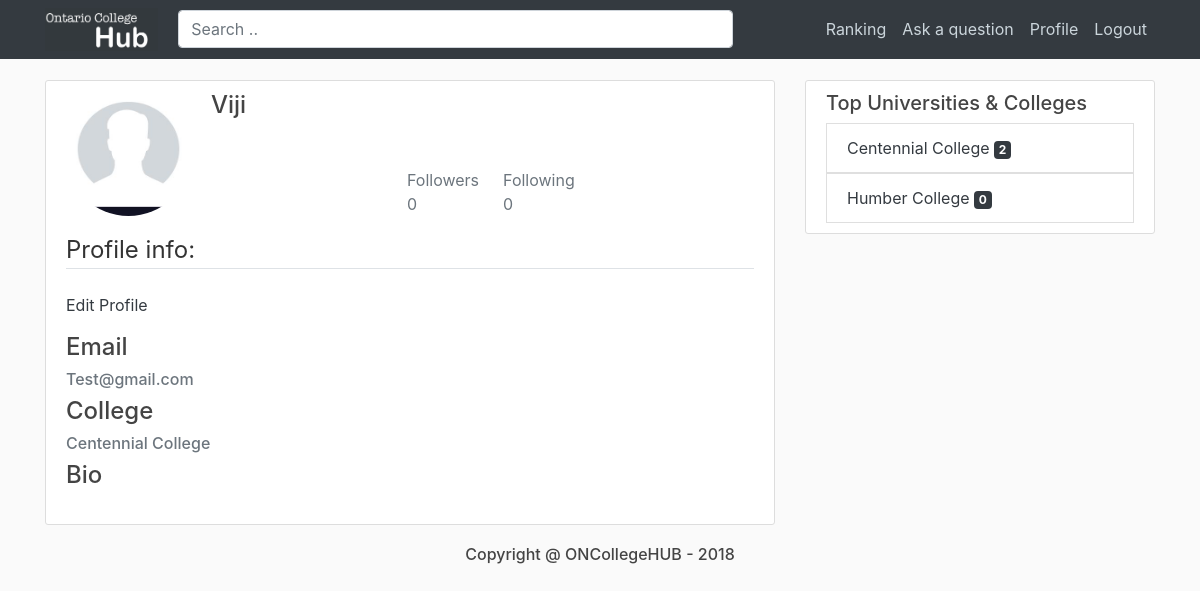
The page /users/2/Viji/ (signed in) on the database its author committed.
### users/models.py (models this page shows, shortened)
class Student(AbstractUser):
    college = models.ForeignKey(College, on_delete=models.CASCADE, null=True)

class Profile(models.Model):
    user = models.OneToOneField(Student, on_delete=models.CASCADE)
    follower = models.ManyToManyField('self', symmetrical=False, related_name='followers')
    following = models.ManyToManyField('self', symmetrical=False, related_name='follows')
    image = models.ImageField(default='default.jpg', upload_to='profile_pics')

class College(models.Model):
    name = models.CharField(null=False, max_length=50)
    address = models.CharField(null=False, max_length=50)

### blog/models.py (models this page shows, shortened)
class AbstractPostModel(models.Model):
    title = models.CharField(validators=[validators.MinLengthValidator(10)],
                             null=False, max_length=500)
    content = models.TextField(validators=[validators.MinLengthValidator(10)], null=False)
    post_date = models.DateTimeField(default=timezone.now)
    author = models.ForeignKey(Student, on_delete=models.CASCADE)
    rating = models.IntegerField(default=0)
    college = models.ForeignKey(College, on_delete=models.CASCADE)
    class Meta:
        abstract = True

class Question(AbstractPostModel):
    is_answered = models.BooleanField(default=False)

### users/views.py (the view, shortened to what this page needs)
# urls.py: path('users/<int:pk>/<username>/', UserProfile.as_view(template_name='users/profile.html'), name='profile'),
@method_decorator(login_required, name='dispatch')
class UserProfile(DetailView):
    model = Student
    context_object_name = 'user_object'
    def get_context_data(self, *args, **kwargs):
        context = super().get_context_data(**kwargs)
        following = self.get_object().profile.following.all()
        followers = self.get_object().profile.follower.all()
        context['following'] = following
        context['followers'] = followers
        get_college_ranking(context)
        get_student_ranking(context)
        return context

### blog/views.py (called while the page is built)
def get_college_ranking(context):
    college_ranking = College.objects.annotate(question_count=Count('question')) \
        .order_by('-question_count')
    try:
        context['college_ranking'] = college_ranking[0:4]
    finally:
        return context

def get_student_ranking(context):
    student_ranking = Student.objects.annotate(answer_count=Count('answer')) \
        .order_by('-answer_count')
    try:
        context['student_ranking'] = student_ranking[0:4]
    finally:
        return context

### users/templates/users/profile.html (shortened to what this page needs)
{% extends "blog/base.html" %}
{% load crispy_forms_tags %}
{% load static %}
{% block content %}
    <div class="content-section">
        <div class="media">
            <img class="rounded-circle account-img" src="{{ user_object.profile.image.url }}">
            <div class="media-body">
                                                        <h4>{{ user_object.username }}</h4>
                <div class="container media col-sm-4 mt-5 ">
                    <a href="{% url 'profile-followers' user_object.id user_object.username %}"
                       style="text-decoration: none">
                        <p class="text-secondary mr-4">Followers
                            {{ followers|length }} </p>
                        <a style="text-decoration: none"
                           href="{% url 'profile-following' user_object.id user_object.username %}"><p
                                class="text-secondary mr-4">Following
                            {{ following|length }} </p></a>
                </div>
            </div>
        </div>
        <form method="POST" enctype="multipart/form-data">
            <fieldset class="form-group">
                {% if user_object.profile.user == user %}
                    <div>
                        <a href="{% url 'profile-update' user_object.id user_object.username %}">Edit Profile</a>
                    </div>
                {% endif %}
                <legend class="border-bottom mb-4">Profile info:</legend>
                <div class="media-body">
                    <h4>Email</h4>
                    <h6 class="text-secondary">{{ user_object.email }}</h6>
                    <h4>College</h4>
                    <h6 class="text-secondary">{{ user_object.college.name }}</h6>
                    <h4>Bio</h4>
                </div>
            </fieldset>
        </form>
    </div>
{% endblock content %}

### blog/templates/blog/base.html (shortened to what this page needs)
{% load static %}
{% load bootstrap4 %}
{% bootstrap_css %}
<!DOCTYPE html>
<html lang="en">
<head>
    <link rel="stylesheet" type="text/css" href="{% static 'blog/main.css' %}">
</head>
<body>
<header class="site-header">
    <nav class="navbar navbar-expand-md navbar-dark bg-dark fixed-top">
        <div class="container">
            <a href="{% url 'blog-home' %}" style="display:contents">
                <img src="{% static 'blog/Logo_page.png' %}" style="width:12%;padding-right: 20px;">
           </a>
            <form action="{% url 'search_list' %}" class="align-middle w-50" type="GET" style="margin: 0">
                <input type="text" class="form-control" name="q" placeholder="Search ..">
            </form>
            <div class="collapse navbar-collapse" id="navbarToggle">
                <div class="navbar-nav">
                    {% if user.is_authenticated %}
                        <a class="nav-item nav-link" href="">Ranking</a>
                        <a class="nav-item nav-link" href="{% url 'post-create' %}">Ask a question</a>
                        <a class="nav-item nav-link" href="{% url 'profile' user.id user.username %}">Profile</a>
                        <a class="nav-item nav-link" href="{% url 'logout' %}">Logout</a>
                    {% else %}
                        <a href="" class="nav-item nav-link">Ranking</a>
                        <a class="nav-item nav-link" href="{% url 'login' %}">Login</a>
                        <a class="nav-item nav-link" href="{% url 'register' %}">Register</a>
                    {% endif %}
                </div>
            </div>
        </div>
    </nav>
</header>
<main role="main" class="container">
    <div class="row">
        <div class="col-md-8">
            {% block content %}{% endblock %}
        </div>
        {% block ranking %}
            <div class="col-md-4">
            <div class="content-section">
                <h5>Top Universities & Colleges</h5>
                {% if  college_ranking %}
                    <div class="ranking-content">
                        {% for college in college_ranking %}
                            <a href="{% url 'blog-college' college.id college.name %}">
                                <li class="list-group-item list-group-item">{{ college.name }} <span
                                        class="badge badge-dark">{{ college.question_set.all|length }}</span></li>
                            </a>
                        {% endfor %}
                    </div>
                {% else %}
                    <h6 class="text-muted">Ranking empty...</h6>
                {% endif %}
            </div>
        {% endblock %}
</main>
<footer>
    <h6 class="text-center">Copyright @ ONCollegeHUB - 2018</h6>
</footer>
</body>
</html>

### blog/static/blog/main.css (style rules this page uses)
body { background: #fafafa; color: #333333; margin-top: 5rem; }
a { color: #343a40; text-decoration: none !important; }
.ranking-content a { width: 45%; font-size: 1em; }
h1, h2, h3, h4, h5, h6 { color: #444444; }
.site-header .navbar-nav .nav-link { color: #cbd5db; }
.content-section { background: #ffffff; padding: 10px 20px; border: 1px solid #dddddd; border-radius: 3px; margin-bottom: 20px; }
.account-img { height: 125px; width: 125px; margin-right: 20px; margin-bottom: 16px; }

### rows shown on the page
Student: profile.image (placeholder picture), username "Viji", email "Test@gmail.com", college.name "Centennial College"
College: name "Centennial College", question_set.all|length "2"
College: name "Humber College", question_set.all|length "0"

### other values the page prints
{{ followers|length }} "0"
{{ following|length }} "0"
